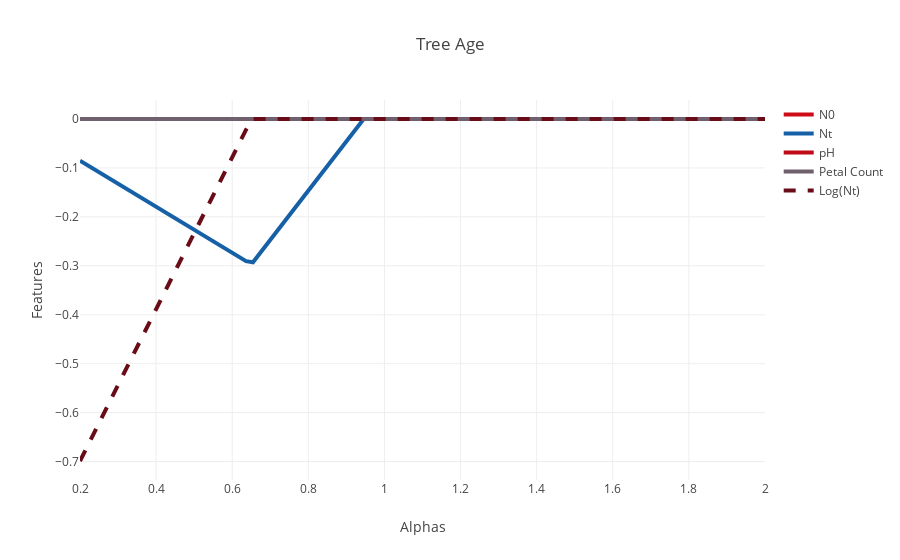

Source (notebook cell):
### Code cell
trace0 = go.Scatter(
    x = df.Alphas,
    y = df.N0,
    name = 'N0',
    line = dict(
        color = ('rgb(205, 12, 24)'),
        width = 4)
)
trace1 = go.Scatter(
    x = df.Alphas,
    y = df.Nt,
    name = 'Nt',
    line = dict(
        color = ('rgb(22, 96, 167)'),
        width = 4)
)
trace2 = go.Scatter(
    x = df.Alphas,
    y = df.pH,
    name = 'pH',
    line = dict(
        color = ('rgb(190, 11, 23)'),
        width = 4)
)
trace3 = go.Scatter(
    x = df.Alphas,
    y = df.PetalCount,
    name = 'Petal Count',
    line = dict(
        color = ('rgb(112, 96, 109)'),
        width = 4)
)
trace4 = go.Scatter(
    x = df.Alphas,
    y = df.LOGNt,
    name = 'Log(Nt)',
    line = dict(
        color = ('rgb(106, 12, 24)'),
        width = 4,
    dash = 'dash')
)
data = [trace0, trace1, trace2, trace3, trace4]

# Edit the layout
layout = dict(title = 'Tree Age',
              xaxis = dict(title = 'Alphas'),
              yaxis = dict(title = 'Features'),
              )

fig = dict(data=data, layout=layout)
iplot(fig, filename = 'Lasso_graph')
